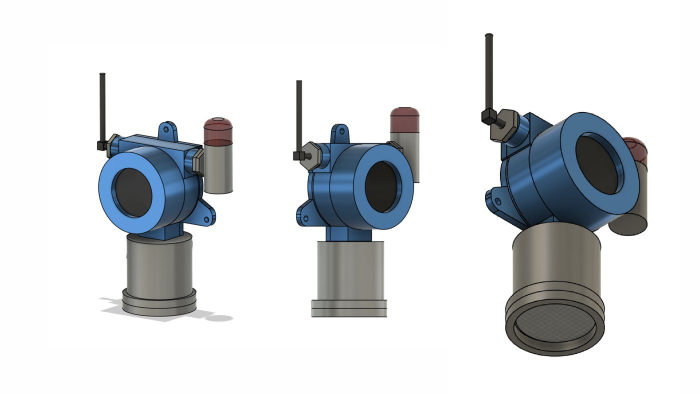
#> input picture scripts/assets/_tmp_persiapan_imgs/img_2.jpg, 1400 x 787 px, given in place of peta_lokasi_balongan_26nov_bersih.png, which was not available (shown at 1/2 size)
$ python build_rencana_instalasi_balongan.py
#> lines starting #> are read from the running program, lines starting #| are printed output that depends on the picture
# -*- coding: utf-8 -*-
"""Rencana Instalasi GLD RU VI Balongan (konfigurasi 26 Nov 2026).

Output: Deliverables/Rencana_Instalasi_GLD_RU-VI_Balongan.docx (+ PDF via Word COM)
"""
import os

import docx
import matplotlib
matplotlib.use("Agg")
import matplotlib.pyplot as plt
from matplotlib.patches import FancyBboxPatch
from docx.enum.table import WD_TABLE_ALIGNMENT
from docx.enum.text import WD_ALIGN_PARAGRAPH
from docx.oxml import OxmlElement
from docx.oxml.ns import qn
from docx.shared import Inches, Pt, RGBColor

HERE = os.path.dirname(os.path.abspath(__file__))
ROOT = os.path.dirname(HERE)
ASSET = os.path.join(HERE, "assets", "lgu_cover")
RB = os.path.join(HERE, "assets", "rab_balongan")
OUT = os.path.join(ROOT, "Deliverables", "Instalasi_GLD_RU-VI_Balongan", "Rencana_Instalasi_GLD_RU-VI_Balongan.docx")
DIAG = os.path.join(RB, "diagram_daya_data_balongan.png")
MAP = os.path.join(RB, "peta_lokasi_balongan_26nov.png")
D3A = os.path.join(RB, "diagram_3d_balongan_overview.png")
D3S = os.path.join(RB, "diagram_3d_balongan_struktur.png")
D3B = os.path.join(RB, "diagram_3d_balongan_whb.png")
PLAN = os.path.join(RB, "peta_rencana_titik_balongan.png")
D3C = os.path.join(RB, "diagram_3d_balongan_gld.png")
D3D = os.path.join(RB, "diagram_3d_balongan_gw.png")

DOC_NO = "LGU/GLD/RI-BLG/2026-001"
REV = "0.3 (Draf)"
TANGGAL = "27 November 2026"
BLUE, INK, GRAY = "2B5FCB", "262321", "6B6B6B"


# ------------------------------------------------------------------ diagram
def build_diagram():
    fig, ax = plt.subplots(figsize=(11, 5.6))
    ax.set_xlim(0, 120); ax.set_ylim(0, 58); ax.axis("off")

    def box(x, y, w, h, title, sub, fc="#FFFFFF", ec="#262321"):
        ax.add_patch(FancyBboxPatch((x, y), w, h, boxstyle="round,pad=0.4", fc=fc, ec=ec, lw=1.3))
        ax.text(x + w / 2, y + h * 0.64, title, ha="center", va="center", fontsize=9.5, fontweight="bold", color="#262321")
        ax.text(x + w / 2, y + h * 0.28, sub, ha="center", va="center", fontsize=7.4, color="#444444")

    def zone(x, y, w, h, label, fc):
        ax.add_patch(FancyBboxPatch((x, y), w, h, boxstyle="round,pad=0.2", fc=fc, ec="#9AA5B8", lw=0.8, ls="--"))
        ax.text(x + 0.8, y + h - 1.6, label, fontsize=8, fontweight="bold", color="#4A5568", va="top")

    def wire(xy, xy2, color, ls="-", lw=1.8, text=None, toff=(0, 1.1)):
        ax.annotate("", xy=xy2, xytext=xy, arrowprops=dict(arrowstyle="-|>", color=color, lw=lw, ls=ls, shrinkA=0, shrinkB=0))
        if text:
            ax.text((xy[0] + xy2[0]) / 2 + toff[0], (xy[1] + xy2[1]) / 2 + toff[1], text, fontsize=7, color=color,
                    ha="center", va="bottom")

    zone(1, 30, 22, 27, "Panel RU VI (safe area)", "#EEF3FB")
    zone(25, 3, 63, 54, "Area proses WHB (risiko rendah, survei 17 Nov)", "#FFF8EC")
    zone(91, 3, 28, 54, "Gedung kantor", "#EEF6EE")

    box(3, 43, 18, 7, "PSU 24 VDC", "Mean Well HDR-60-24")
    box(3, 32, 18, 7, "PSU 5 VDC + fuse", "HDR-15-5 · fuse F1/F2")
    box(28, 34, 14, 9, "JB Ex d 4-way", "Helon HLBH31")
    box(50, 43, 15, 7, "GLD-01", "24 VDC · stanchion 1 m")
    box(50, 27, 15, 7, "GLD-02", "24 VDC · stanchion 1 m")
    box(70, 35, 15, 7, "CH-01", "5 VDC · stanchion 1,5 m")
    box(70, 8, 15, 7, "CH-02", "panel surya · stanchion 6 m")
    box(94, 36, 23, 8, "Gateway GW-01", "atap carport · siku 0,5 m")
    box(94, 21, 14, 7, "Adaptor 5 VDC", "stopkontak/UPS")
    box(94, 6, 23, 7, "PC server + router", "dalam kantor")

    red, blu, grn = "#C0392B", "#2B5FCB", "#2E7D32"
    wire((21.4, 46.5), (27.6, 40.5), red, text="24 VDC", toff=(1.5, 1.2))
    wire((21.4, 35.5), (27.6, 37), red, text="5 VDC", toff=(1.5, -3.2))
    wire((42.4, 40.5), (49.6, 46.5), red)
    wire((42.4, 37.5), (49.6, 30.5), red)
    ax.plot([35, 35, 73], [33.6, 22, 22], color=red, lw=1.8)
    wire((73, 22), (73, 34.6), red)
    ax.text(54, 22.6, "NYFGbY 4×1,5 mm² (5 VDC ke CH-01)", fontsize=7, color=red, ha="center")
    wire((65.4, 46.5), (69.6, 40.5), blu, ls="--", lw=1.4)
    wire((65.4, 30.5), (69.6, 37), blu, ls="--", lw=1.4)
    ax.text(66.2, 43.8, "LoRa", fontsize=7, color=blu)
    wire((81, 34.6), (81, 15.4), blu, ls="--", lw=1.4)
    ax.text(82, 25, "LoRa ±37 m", fontsize=7, color=blu, rotation=90, va="center")
    wire((85.4, 12), (93.6, 38), blu, ls="--", lw=1.4)
    ax.text(86.5, 31, "LoRa ±78 m", fontsize=7, color=blu, rotation=72, va="center")
    wire((101, 28.4), (101, 35.6), red)
    ax.text(102, 31, "NYY 5 VDC", fontsize=7, color=red)
    wire((113, 35.6), (113, 13.4), grn, ls=":", lw=1.4)
    ax.text(112.3, 16, "Wi-Fi / LAN*", fontsize=7, color=grn, ha="right")

    ax.plot([2, 6], [0.9, 0.9], color=red, lw=1.8); ax.text(6.6, 0.9, "Daya", fontsize=7.5, va="center")
    ax.plot([14, 18], [0.9, 0.9], color=blu, lw=1.4, ls="--"); ax.text(18.6, 0.9, "Data LoRa", fontsize=7.5, va="center")
    ax.plot([30, 34], [0.9, 0.9], color=grn, lw=1.4, ls=":"); ax.text(34.6, 0.9, "Data lokal (*perlu konfirmasi)", fontsize=7.5, va="center")
    fig.tight_layout()
    fig.savefig(DIAG, dpi=220)
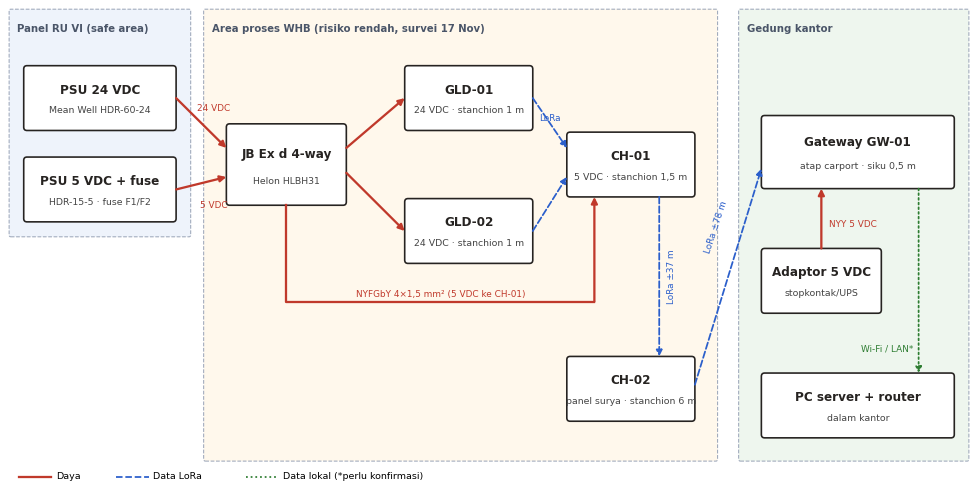
#> figure drawn by matplotlib, 1 panel
    plt.close(fig)


# ------------------------------------------------------------------ 3D di atas peta
PX_PER_M = 6.8  # skala bar "10 m" = 68 px pada citra peta
# posisi (piksel citra peta) & tinggi (m) -- estimasi, verifikasi di lapangan
PTS = {
    "GLD-01": ((1285, 187), 1.0), "GLD-02": ((1362, 289), 1.0), "CH-01": ((1370, 220), 3.0),
    "CH-02": ((1315, 429), 6.0), "JB": ((1324, 238), 0.8), "GW-01": ((878, 716), 9.5),
}
ROOF = 4.0  # asumsi tinggi atap carport kantor


# [111 lines left out: function build_3d, not called in this run]


def plan_map(out):
    """Gambar 1: peta rencana titik di atas citra bersih (tanpa coretan & UI Google Maps)."""
    from PIL import Image
    from matplotlib.lines import Line2D
    import matplotlib.patheffects as pe
    import cv2
    import numpy as np
    box = (250, 15, 1760, 805)
    src = cv2.imread(os.path.join(RB, "peta_lokasi_balongan_26nov_bersih.png"))
#> src is the input picture: shape (787, 1400, 3); mean B, G, R 219.9, 217.4, 214.6
    mask = np.zeros(src.shape[:2], np.uint8); mask[56:100, 850:1016] = 255          # tombol "Search this area"
    src = cv2.inpaint(src, mask, 9, cv2.INPAINT_TELEA)
    im = Image.fromarray(cv2.cvtColor(src, cv2.COLOR_BGR2RGB)).crop(box)
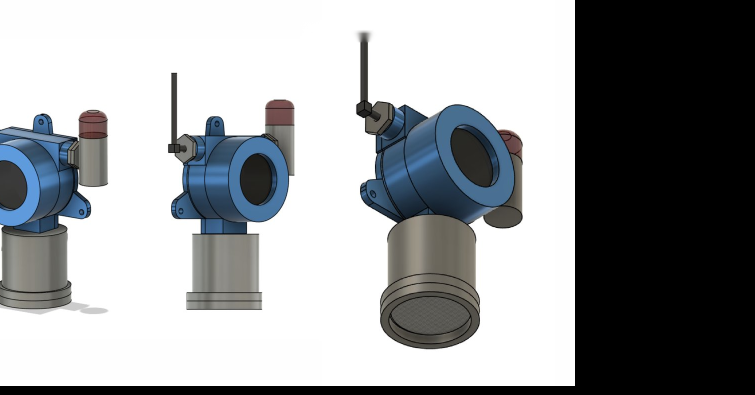
#> im: PIL image 1510x790 RGB (shown at 1/2 size); mean R, G, B 154.1, 156.5, 158.5
    w, h = im.size
#> w = 1510; h = 790
    pt = {"GLD-01": (1285, 187), "GLD-02": (1362, 289), "CH-01": (1370, 220), "CH-02": (1315, 429), "GW-01": (936, 680)}
    pt = {k: (x - box[0], y - box[1]) for k, (x, y) in pt.items()}
    fig, ax = plt.subplots(figsize=(11, 11 * h / w))
    ax.imshow(im); ax.axis("off"); ax.set_xlim(0, w); ax.set_ylim(h, 0)
    halo = [pe.Stroke(linewidth=5.5, foreground="white"), pe.Normal()]
    blu, org, pur, cya = "#1565E0", "#F28C0F", "#8C5CF0", "#00B8D4"

    def link(a, b, lw=2.6):
        ax.plot(*zip(pt[a], pt[b]), color=blu, lw=lw, ls=(0, (5, 3)), zorder=5, path_effects=halo)

    link("GLD-01", "CH-01", 1.8); link("GLD-02", "CH-01", 1.8)
    link("CH-01", "CH-02"); link("CH-02", "GW-01")
    # area WHB
    xs = [pt[k][0] for k in ("GLD-01", "GLD-02", "CH-01")]; ys = [pt[k][1] for k in ("GLD-01", "GLD-02", "CH-01")]
    ax.add_patch(FancyBboxPatch((min(xs) - 22, min(ys) - 22), max(xs) - min(xs) + 44, max(ys) - min(ys) + 44,
                                boxstyle="round,pad=0,rounding_size=10", fc="none", ec="white", lw=1.6, ls="--", zorder=4))
    for k, col, mk in (("GLD-01", org, "o"), ("GLD-02", org, "o"), ("CH-01", pur, "s"), ("CH-02", pur, "s"), ("GW-01", cya, "D")):
        ax.plot(*pt[k], marker=mk, ms=12, mfc=col, mec="white", mew=2, zorder=8)

    def lab(k, text, dx, dy, col):
        x, y = pt[k]
        ax.annotate(text, (x, y), xytext=(x + dx, y + dy), fontsize=8.6, fontweight="bold", color="white",
                    ha="center", va="center", zorder=10,
                    arrowprops=dict(arrowstyle="-", color="white", lw=1.4, shrinkA=0, shrinkB=7),
                    bbox=dict(boxstyle="round,pad=0.35", fc=col, ec="white", lw=1, alpha=0.95))

    lab("GLD-01", "GLD-01 · 24 VDC", -190, -40, org)
    lab("GLD-02", "GLD-02 · 24 VDC", -200, 45, org)
    lab("CH-01", "CH-01 · 5 VDC" + chr(10) + "bawah struktur, ± 1,5 m", 240, 28, pur)
    lab("CH-02", "CH-02 · panel surya" + chr(10) + "tiang 6 m, luar struktur", 230, 45, pur)
    lab("GW-01", "GW-01 Gateway" + chr(10) + "tepi atap carport kantor", -40, 85, "#00838F")

    def dist(a, b, text, off):
        (x1, y1), (x2, y2) = pt[a], pt[b]
        ax.text((x1 + x2) / 2 + off[0], (y1 + y2) / 2 + off[1], text, fontsize=8.6, fontweight="bold", color=blu,
                ha="center", va="center", zorder=11,
                bbox=dict(boxstyle="round,pad=0.25", fc="white", ec=blu, lw=1.2))

    dist("CH-01", "CH-02", "± 37 m", (10, 26))
    dist("CH-02", "GW-01", "LoRa ± 78 m", (30, 22))
    x0, y0 = min(xs) - 22, min(ys) - 22
    ax.text(x0, y0 - 10, "Area WHB (lantai dasar, bawah struktur)", fontsize=8, fontweight="bold", color="#262321",
            ha="left", va="bottom", zorder=11, bbox=dict(boxstyle="round,pad=0.2", fc="white", ec="none", alpha=0.9))
    ax.text(pt["GW-01"][0] - 150, pt["GW-01"][1] - 40, "Gedung kantor", fontsize=8.6, fontweight="bold", color="#262321",
            ha="center", zorder=11, bbox=dict(boxstyle="round,pad=0.2", fc="white", ec="none", alpha=0.9))
    ax.legend(handles=[Line2D([], [], color=org, marker="o", ls="", ms=9, mec="white", label="GLD (sensor gas)"),
                       Line2D([], [], color=pur, marker="s", ls="", ms=9, mec="white", label="Cluster Head"),
                       Line2D([], [], color=cya, marker="D", ls="", ms=8, mec="white", label="Gateway"),
                       Line2D([], [], color=blu, lw=2.2, ls="--", label="Link LoRa (jalur data)")],
              loc="lower right", fontsize=8.2, framealpha=0.93)
    ax.text(8, 8, "Total CH-01 → GW-01 ± 116 m", fontsize=8.6, fontweight="bold", color="#262321", ha="left", va="top",
            zorder=11, bbox=dict(boxstyle="round,pad=0.3", fc="white", ec="#262321", lw=0.8))
    ax.text(8, h - 8, "Citra © 2026 Google, Airbus, Maxar Technologies", fontsize=6.5, color="white", ha="left", va="bottom")
    fig.savefig(out, dpi=200, bbox_inches="tight", pad_inches=0.02)
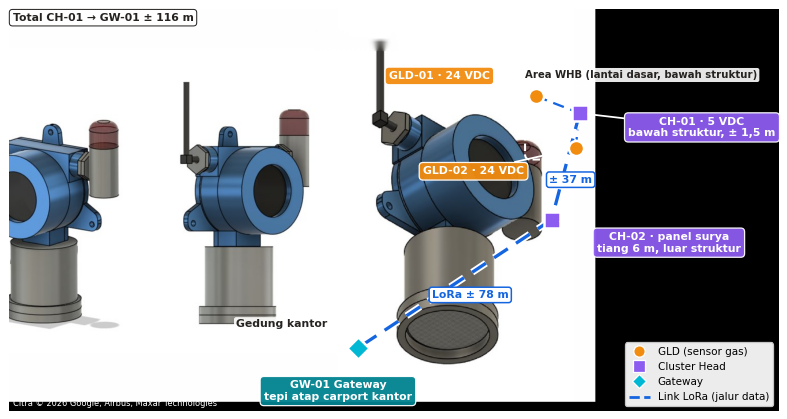
#> figure drawn by matplotlib, 1 panel
    plt.close(fig)


def label_render(view, pas, out, crop, title, items, legend_loc="lower left", legend=True):
    """Beri label, tag & garis dimensi pada render Blender (scripts/render_3d_balongan_blender.py)."""
    import json
    from PIL import Image
    from matplotlib.lines import Line2D
#> (the run stopped early here; a loop or call above may not have finished)

$ run again, on scripts/assets/_tmp_persiapan_imgs/img_3.jpg
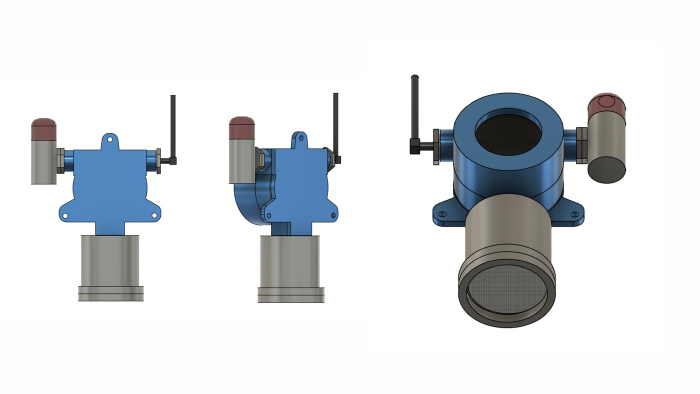
#> input picture scripts/assets/_tmp_persiapan_imgs/img_3.jpg, 1400 x 787 px, given in place of peta_lokasi_balongan_26nov_bersih.png, which was not available (shown at 1/2 size)
#> in plan_map, src is the input picture: shape (787, 1400, 3); mean B, G, R 226.9, 224.1, 220.9
#> in plan_map, `im = Image.fromarray(cv2.cvtColor(src, cv2.COLOR_BGR2RGB)).crop(box)`:
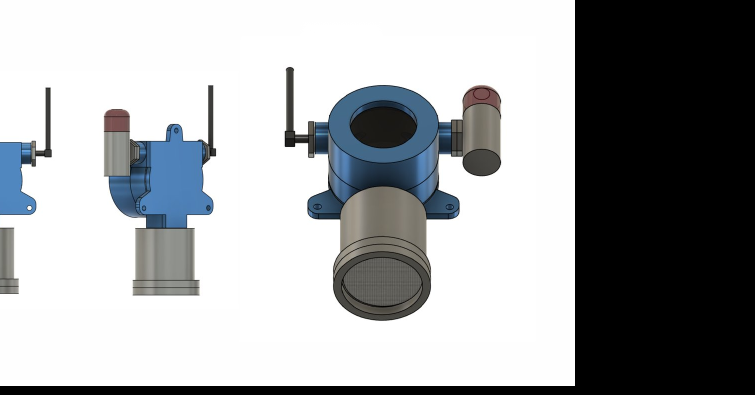
#> im: PIL image 1510x790 RGB (shown at 1/2 size); mean R, G, B 163.2, 165.3, 167.2
#> in plan_map, `fig.savefig(out, dpi=200, bbox_inches="tight", pad_inches=0.02)`:
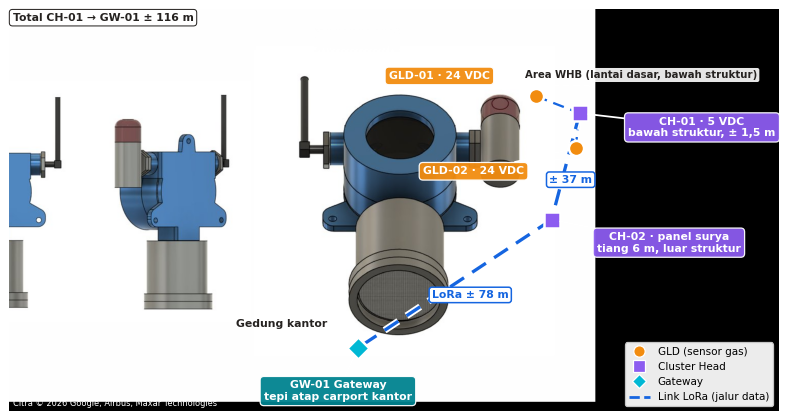
#> figure drawn by matplotlib, 1 panel
